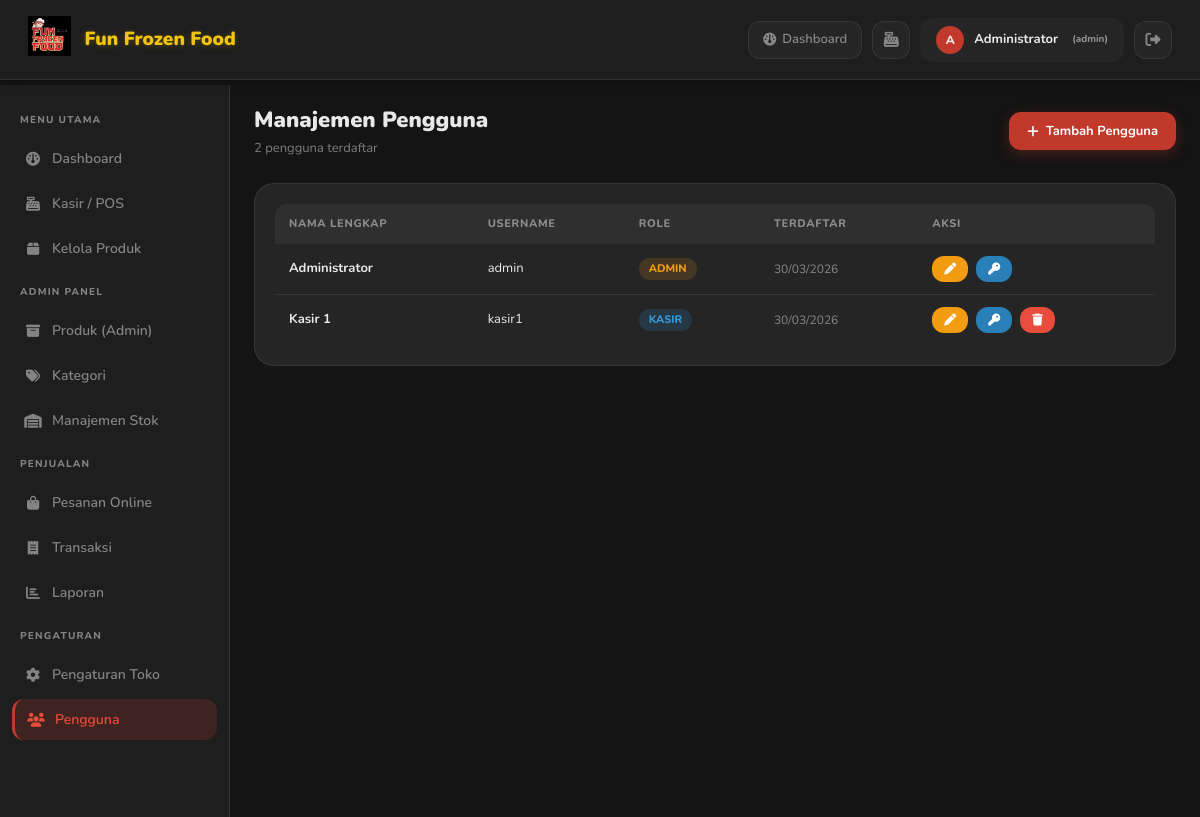
The page /admin/users.php (signed in) on the database its author committed.
### tables this page shows
CREATE TABLE `users` (
  `id` int NOT NULL AUTO_INCREMENT,
  `username` varchar(50) NOT NULL,
  `password` varchar(255) NOT NULL,
  `full_name` varchar(100) NOT NULL,
  `role` enum('admin','kasir') NOT NULL DEFAULT 'kasir',
  `created_at` datetime NOT NULL DEFAULT CURRENT_TIMESTAMP,
  PRIMARY KEY (`id`),
  UNIQUE KEY `username` (`username`)
);

### admin/users.php (the view, shortened to what this page needs)
<?php
$db = getDB();
$users = $db->query("SELECT * FROM users ORDER BY role, full_name")->fetchAll();
include '../includes/header.php';
?>
<div class="admin-layout">
<?php include '../includes/sidebar.php'; ?>
<div class="admin-content">
  <div class="page-header">
    <div><div class="page-title">Manajemen Pengguna</div>
    <div class="page-subtitle"><?= count($users) ?> pengguna terdaftar</div></div>
    <button class="btn btn-primary" onclick="openUserModal()"><i class="fa-solid fa-plus"></i> Tambah Pengguna</button>
  </div>
  <div class="card">
    <div class="desktop-table">
    <div class="table-wrap">
      <table>
        <thead>
          <tr><th>Nama Lengkap</th><th>Username</th><th>Role</th><th>Terdaftar</th><th>Aksi</th></tr>
        </thead>
        <tbody>
        <?php if (empty($users)): ?>
        <tr><td colspan="5"><div class="empty-state" style="padding:30px"><i class="fa-solid fa-users"></i><p>Belum ada pengguna</p></div></td></tr>
        <?php else: ?>
        <?php foreach ($users as $u): ?>
        <tr>
          <td class="fw-bold"><?= htmlspecialchars($u['full_name']) ?></td>
          <td><?= htmlspecialchars($u['username']) ?></td>
          <td><span class="badge <?= $u['role']==='admin'?'badge-warning':'badge-info' ?>"><?= ucfirst($u['role']) ?></span></td>
          <td class="text-muted" style="font-size:12px"><?= date('d/m/Y', strtotime($u['created_at'])) ?></td>
          <td>
            <div class="d-flex gap-2">
              <button class="btn btn-sm btn-warning" onclick='editUser(<?= json_encode($u, JSON_HEX_QUOT | JSON_HEX_TAG) ?>)' title="Edit">
                <i class="fa-solid fa-pen"></i>
              </button>
              <button class="btn btn-sm btn-info" onclick='openResetModal(<?= $u['id'] ?>, "<?= htmlspecialchars(addslashes($u['full_name'])) ?>")' title="Reset Password">
                <i class="fa-solid fa-key"></i>
              </button>
              <?php if ((int)$u['id'] !== (int)$_SESSION['user_id']): ?>
              <form method="POST" style="display:inline" onsubmit="return confirm('Hapus pengguna <?= htmlspecialchars(addslashes($u['full_name'])) ?>?')">
                <button type="submit" class="btn btn-sm btn-danger" title="Hapus"><i class="fa-solid fa-trash"></i></button>
              </form>
              <?php endif; ?>
            </div>
          </td>
        </tr>
        <?php endforeach; ?>
        <?php endif; ?>
        </tbody>
      </table>
    </div>
    </div>
  </div>
</div>
</div>
<?php include '../includes/footer.php'; ?>

### assets/css/style.css (style rules this page uses)
*, *::before, *::after { box-sizing: border-box; margin: 0; padding: 0; }
:root { --red: #c0392b; --red-dark: #962d22; --red-light: #e74c3c; --yellow: #f1c40f; --yellow-dark: #d4ac0d; --orange: #e67e22; --dark: #1e1e1e; --darker: #141414; --surface: #252525; --surface2: #2f2f2f; --border: rgba(255,255,255,0.08); --white: #ffffff; --text: rgba(255,255,255,0.9); --text-muted: rgba(255,255,255,0.45); --success: #27ae60; --warning: #f39c12; --danger: #e74c3c; --info: #2980b9; --radius: 12px; --radius-lg: 20px; --shadow: 0 4px 20px rgba(0,0,0,0.3); --shadow-lg: 0 12px 40px rgba(0,0,0,0.4); --transition: all 0.2s ease; }
html { scroll-behavior: smooth; overflow-x: hidden; }
body { font-family: 'Nunito', sans-serif; background: var(--darker); color: var(--text); min-height: 100vh; line-height: 1.5; overflow-x: hidden; }
.admin-layout { display: flex; min-height: calc(100vh - 63px); max-width: 100%; overflow-x: hidden; }
.admin-content { flex: 1; padding: 24px; overflow-x: hidden; }
.page-header { display: flex; align-items: center; justify-content: space-between; margin-bottom: 24px; gap: 12px; flex-wrap: wrap; }
.page-title { font-size: 22px; font-weight: 900; color: var(--text); }
.page-subtitle { font-size: 13px; color: var(--text-muted); margin-top: 2px; }
.card { background: var(--surface); border: 1px solid var(--border); border-radius: var(--radius-lg); padding: 20px; max-width: 100%; overflow: hidden; word-break: break-word; }
.btn { display: inline-flex; align-items: center; gap: 7px; padding: 10px 18px; border-radius: var(--radius); font-size: 13px; font-weight: 700; cursor: pointer; border: none; transition: var(--transition); text-decoration: none; font-family: 'Nunito', sans-serif; white-space: nowrap; }
.btn-sm { padding: 7px 12px; font-size: 12px; }
.btn-primary { background: var(--red); color: var(--white); box-shadow: 0 4px 14px rgba(192,57,43,0.3); }
.btn-warning { background: var(--warning); color: var(--white); }
.btn-danger { background: var(--danger); color: var(--white); }
.btn-info { background: var(--info); color: var(--white); }
.table-wrap { overflow-x: auto; border-radius: var(--radius); }
table { width: 100%; border-collapse: collapse; font-size: 13px; }
thead th { background: var(--surface2); padding: 12px 14px; font-size: 11px; font-weight: 800; text-transform: uppercase; letter-spacing: 0.7px; color: var(--text-muted); text-align: left; }
tbody tr { border-bottom: 1px solid var(--border); transition: var(--transition); }
tbody tr:last-child { border-bottom: none; }
td { padding: 12px 14px; vertical-align: middle; }
.badge { display: inline-flex; align-items: center; gap: 4px; padding: 3px 10px; border-radius: 99px; font-size: 11px; font-weight: 800; text-transform: uppercase; }
.badge-warning { background: rgba(243,156,18,0.15); color: var(--warning); }
.badge-info { background: rgba(41,128,185,0.2); color: #3498db; }
.fw-bold { font-weight: 700; }
.text-muted { color: var(--text-muted); }
.gap-2 { gap: 8px; }
.d-flex { display: flex; }
.desktop-table { display: block; }

### rows shown on the page
users: full_name "Administrator", username "admin", role "ADMIN", created_at "30/03/2026"
users: full_name "Kasir 1", username "kasir1", role "KASIR", created_at "30/03/2026"

### other values the page prints
$storeName "Fun Frozen Food"
$userInitial "A"
$_SESSION['full_name'] "Administrator"
$_SESSION['user_role'] "admin"
count($users) "2"
